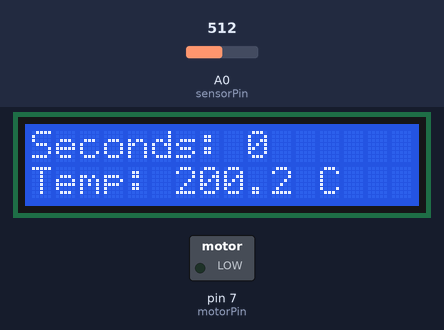
Recording of a sketch running on a simulated Arduino Uno, built with avr-gcc and run on an emulated ATmega328P. Parts: 16×2 character LCD, switched loads named in the sketch (green lamp = pin HIGH). The inputs (shaded band) are chosen by the test bench; at power-on: A0 (sensorPin) = 512.

Above: at 1.2 s.
1.3 s: A0 (sensorPin) set to 113
At 2.9 s:
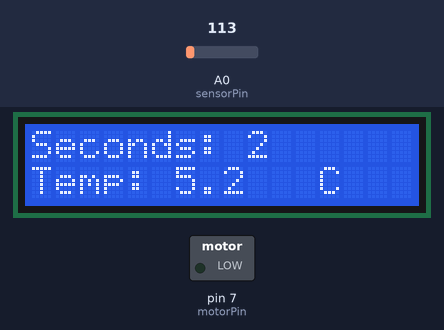
3.5 s: A0 (sensorPin) set to 98
At 4.8 s:
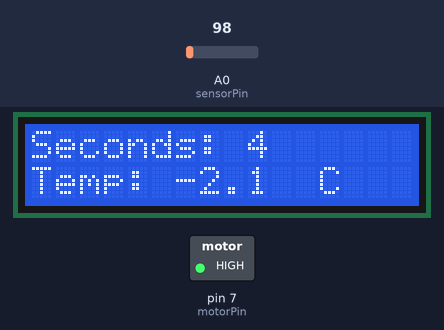
6.5 s: A0 (sensorPin) set to 122
At 8.0 s:
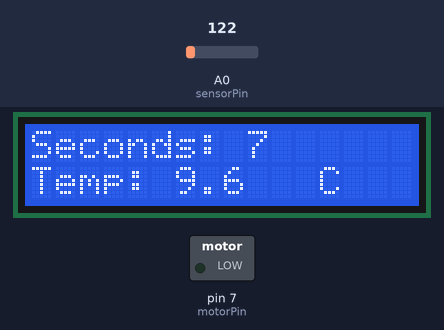
Timing chart, 0 to 9.5 s (numbered marks = the images above; inputs shaded):
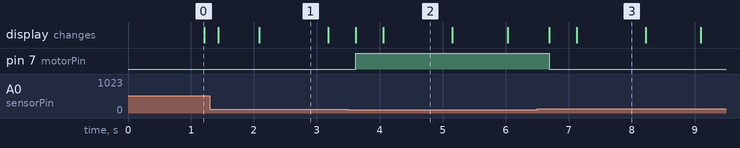

Measured:
- the behaviour switches between 103 and 102 on A0 (sensorPin) (found by bisection; images 1 and 2)
- after the input at 3.5 s, pin 7 (motorPin): LOW → HIGH after 0.12 s
- after the input at 6.5 s, pin 7 (motorPin): HIGH → LOW after 0.19 s
- what the display in image 1 shows lasts 1.1 s, from 2.1 s to 3.2 s

The sketch:

icebomb_tinkercad.ino
```cpp
#include <Adafruit_LiquidCrystal.h>

Adafruit_LiquidCrystal lcd_1(0);

#define sensorPin A0
#define motorPin 7

void setup()
{
  lcd_1.begin(16, 2);
  lcd_1.print("Seconds:   s");
  lcd_1.setCursor(0, 1);
  lcd_1.print("Temp:       C");
  lcd_1.setBacklight(1);

  pinMode(sensorPin, INPUT);
  pinMode(motorPin, OUTPUT);
}

void loop()
{
  int seconds = millis() / 1000;
  lcd_1.setCursor(9, 0);
  lcd_1.print("      ");
  lcd_1.setCursor(9, 0);
  lcd_1.print(seconds);

  int sensorValue = analogRead(sensorPin);
  float voltage = sensorValue * (5.0 / 1023.0);
  float temperature = (voltage - 0.5) * 100.0;

  lcd_1.setCursor(6, 1);
  lcd_1.print("      ");
  lcd_1.setCursor(6, 1);
  lcd_1.print(temperature, 1);

  if (temperature < 0) {
    digitalWrite(motorPin, HIGH);
  } else {
    digitalWrite(motorPin, LOW);
  }

  delay(200);
}
```
